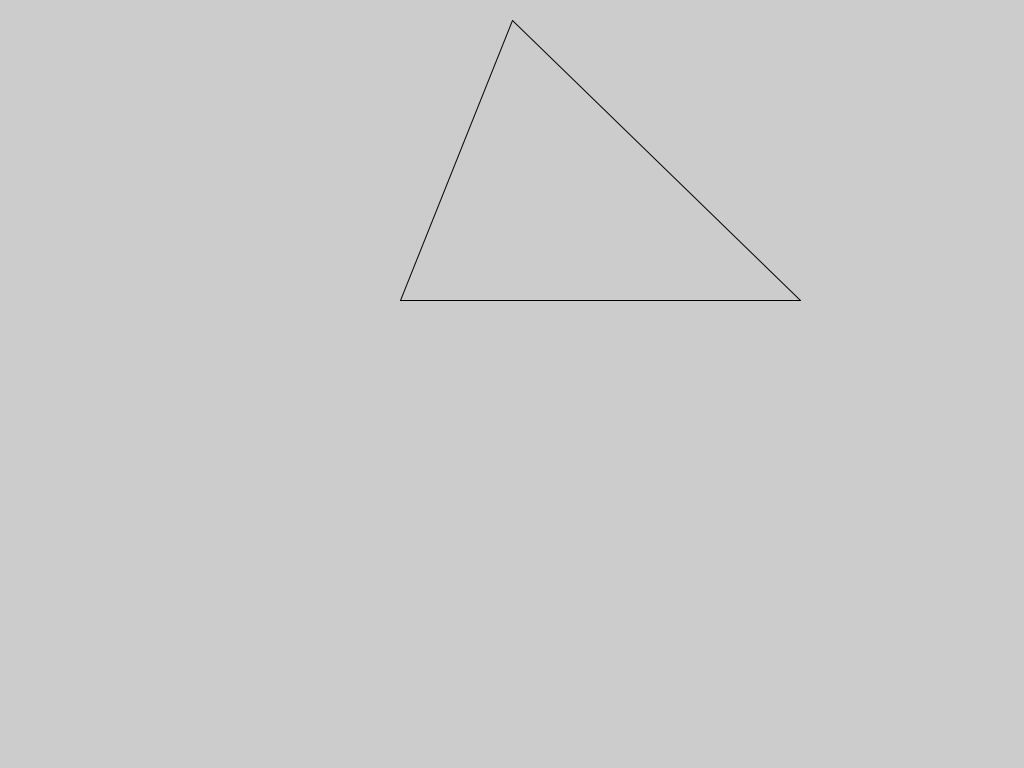
Frame 1 (no input)
Frame 60 (the mouse pressed at the canvas centre just before this capture): identical to frame 1, image omitted
Frame 120 (the mouse held since frame 60 and released just before this capture): identical to frame 1, image omitted

The Processing sketch that drew this single still picture (run headless with seeded random() and noise(); from frame 60 on, the mouse is pressed at the canvas centre):

// Processing sketch: Hoofdstuk_9_Opdracht_8
// ── Hoofdstuk_9_Opdracht_8.pde


void setup(){
  size(1024,768);
  myOwnTriangle( 512, 20, 400, 300, 800, 300);
}


void draw(){
}



void myOwnTriangle(float point1XPosition, float point1YPosition, float point2XPosition, float point2YPosition, float point3XPosition, float point3YPosition){
  line(point1XPosition, point1YPosition, point2XPosition, point2YPosition);
  line(point2XPosition, point2YPosition, point3XPosition, point3YPosition);
  line(point3XPosition, point3YPosition, point1XPosition, point1YPosition);
}
